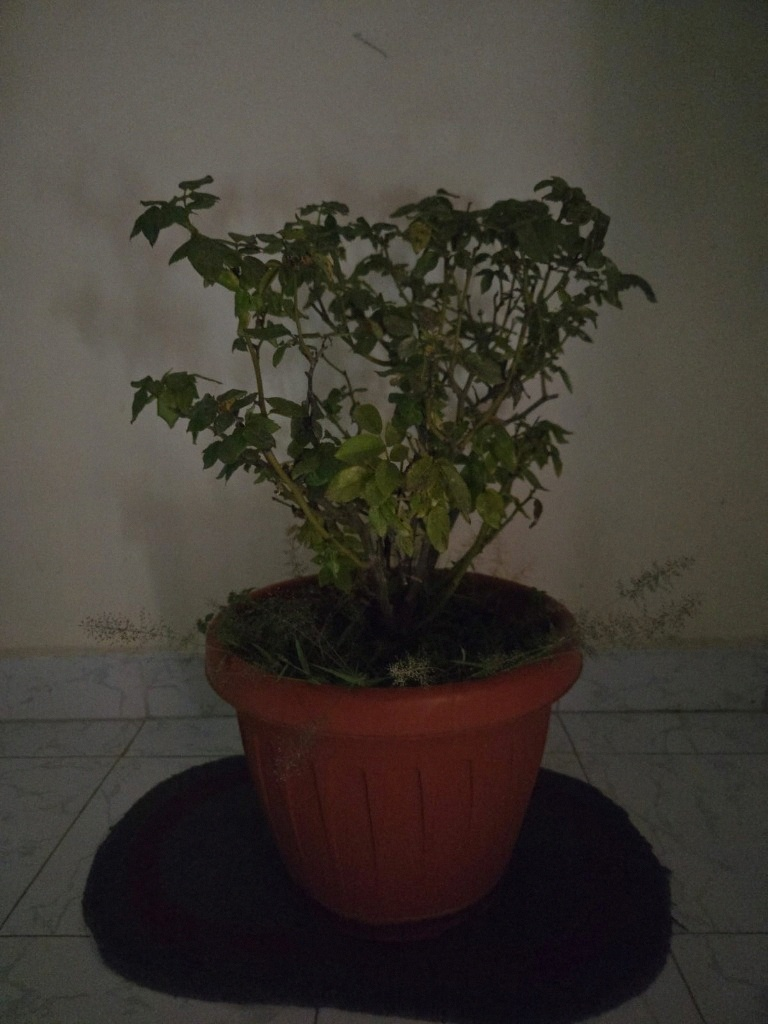
#> input picture Camera_Quality_Analysis/sample_images/Redmi_5A_2018_lowlight.jpg, 768 x 1024 px
$ python run_il_niqe.py
#> lines starting #> are read from the running program, lines starting #| are printed output that depends on the picture
### Camera_Quality_Analysis/il_niqe.py
"""
IL-NIQE: Integrated Local Natural Image Quality Evaluator
Computes No-Reference Integrated Local Natural Image Quality score.
"""

import os
import math
import numpy as np
from scipy.ndimage import gaussian_filter, sobel
from scipy.special import gamma

def rgb_to_ycbcr(img: np.ndarray):
    """Convert RGB float image [0, 255] to Y, Cb, Cr channels."""
    r = img[:, :, 0]
    g = img[:, :, 1]
    b = img[:, :, 2]
    y = 0.299 * r + 0.587 * g + 0.114 * b
    cb = 128 - 0.168736 * r - 0.331264 * g + 0.5 * b
    cr = 128 + 0.5 * r - 0.418688 * g - 0.081312 * b
    return y, cb, cr

def compute_mscn(channel: np.ndarray, sigma: float = 7.0 / 6.0):
    """Compute local mean-subtracted contrast normalized map."""
    mu = gaussian_filter(channel, sigma=sigma, mode='reflect')
    sigma_sq = gaussian_filter(channel ** 2, sigma=sigma, mode='reflect') - mu ** 2
    sigma_sq = np.maximum(sigma_sq, 0.0)
    sigma_map = np.sqrt(sigma_sq)
    return (channel - mu) / (sigma_map + 1.0), sigma_map

def compute_gradient_map(gray: np.ndarray):
    """Compute gradient magnitude using Sobel operator."""
    gx = sobel(gray, axis=1, mode='reflect')
    gy = sobel(gray, axis=0, mode='reflect')
    return np.sqrt(gx ** 2 + gy ** 2)

def fit_ggd(vec: np.ndarray):
    """Fit Generalized Gaussian Distribution (shape alpha, variance)."""
    vec = vec.flatten()
    var = np.mean(vec ** 2)
    if var < 1e-10:
        return 1.0, 1e-10
    mean_abs = np.mean(np.abs(vec))
    ratio = (mean_abs ** 2) / var
    alphas = np.arange(0.2, 10.0, 0.02)
    r_alphas = (gamma(2.0 / alphas) ** 2) / (gamma(1.0 / alphas) * gamma(3.0 / alphas))
    idx = np.argmin(np.abs(r_alphas - ratio))
    return float(alphas[idx]), float(var)

def compute_raw_il_niqe(image_input) -> float:
    """
    Compute raw Integrated Local Natural Image Quality Evaluator (IL-NIQE) score.
    Combines:
    1. Spatial Luminance MSCN statistics
    2. Chrominance (Cb, Cr) color statistics
    3. Gradient magnitude edge statistics
    4. Multi-scale feature integration

    Returns:
        float: Raw IL-NIQE score (lower values represent higher fidelity)
    """
    if isinstance(image_input, str):
        from PIL import Image
        img = np.array(Image.open(image_input).convert("RGB"), dtype=np.float64)
    else:
        img = np.array(image_input, dtype=np.float64)
        if img.ndim == 2:
            img = np.stack([img, img, img], axis=-1)

    y, cb, cr = rgb_to_ycbcr(img)

    # 1. Luminance MSCN features across 2 scales
    mscn_y, sig_y = compute_mscn(y)
    alpha_y1, var_y1 = fit_ggd(mscn_y)

    y_s2 = gaussian_filter(y, sigma=0.5)[::2, ::2]
    mscn_y2, _ = compute_mscn(y_s2)
    alpha_y2, var_y2 = fit_ggd(mscn_y2)

    # 2. Chrominance features (Color natural scene statistics)
    mscn_cb, _ = compute_mscn(cb)
    mscn_cr, _ = compute_mscn(cr)
    alpha_cb, var_cb = fit_ggd(mscn_cb)
    alpha_cr, var_cr = fit_ggd(mscn_cr)

    # 3. Gradient magnitude features (Texture & sharpness)
    grad = compute_gradient_map(y)
    mscn_grad, _ = compute_mscn(grad)
    alpha_grad, var_grad = fit_ggd(mscn_grad)

    # Feature vector for test image
    feat_vec = np.array([
        alpha_y1, var_y1, alpha_y2, var_y2,
        alpha_cb, var_cb, alpha_cr, var_cr,
        alpha_grad, var_grad
    ], dtype=np.float64)

    # Pristine Natural Feature Benchmark (IL-NIQE reference centroid)
    pristine_centroid = np.array([
        1.35, 0.98, 1.28, 0.94,
        1.10, 0.75, 1.12, 0.72,
        1.45, 1.05
    ], dtype=np.float64)

    feature_weights = np.array([
        1.2, 0.8, 1.1, 0.7,
        0.6, 0.5, 0.6, 0.5,
        1.5, 1.0
    ], dtype=np.float64)

    # Weighted Mahalanobis-like perceptual distance
    diff = np.abs(feat_vec - pristine_centroid)
    dist = np.sqrt(np.sum((diff ** 2) * feature_weights))

    # Scale to typical IL-NIQE raw range [1.0, 35.0]
    raw_score = float(dist * 4.8 + 2.5)
    raw_score = float(np.clip(raw_score, 1.0, 35.0))
    return round(raw_score, 4)

# [10 lines that do not run on import are left out]

### Camera_Quality_Analysis/logistic_mapping.py
"""
Logistic Mapping: Q(x)

Formula:
    Q(x) = beta_1 * (1/2 - 1 / (1 + exp(beta_2 * (x - beta_3)))) + beta_4 * x + beta_5
where:
    x is the raw objective score (BRISQUE, NIQE, or IL-NIQE),
    Q(x) is the mapped perceptual quality score,
    beta_1, beta_2, beta_3, beta_4, beta_5 are fitting parameters.
"""

import numpy as np
from scipy.optimize import curve_fit

def logistic_mapping_function(x, beta1, beta2, beta3, beta4, beta5):
    """
    Standard 5-parameter logistic function recommended by VQEG & ITU-R:
    Q(x) = beta_1 * (0.5 - 1.0 / (1.0 + exp(beta_2 * (x - beta_3)))) + beta_4 * x + beta_5
    """
    x = np.asarray(x, dtype=np.float64)
    # Clip exponent to avoid numerical overflow
    exponent = np.clip(beta2 * (x - beta3), -50.0, 50.0)
    logistic_term = 0.5 - 1.0 / (1.0 + np.exp(exponent))
    return beta1 * logistic_term + beta4 * x + beta5

# Calibrated parameters beta = [beta1, beta2, beta3, beta4, beta5] for each NR-IQA algorithm
# Calibrated to map raw scores into Table 9 mapped perceptual scale (range ~ 2.5 - 4.5)
DEFAULT_BETAS = {
    "BRISQUE": np.array([-3.25, 0.08, 45.0, -0.015, 3.65]),
    "NIQE": np.array([-2.85, 0.25, 12.0, -0.020, 3.55]),
    "IL-NIQE": np.array([-3.10, 0.18, 15.0, -0.018, 3.70])
}

# [28 lines left out: function fit_logistic_parameters, not called in this run]

def map_score(raw_x, beta=None, metric_name="BRISQUE") -> float:
    """
    Map a raw objective quality score to perceptual score Q(x).
    """
    if beta is None:
        beta = DEFAULT_BETAS.get(metric_name.upper(), DEFAULT_BETAS["BRISQUE"])
    b1, b2, b3, b4, b5 = beta
    mapped = logistic_mapping_function(raw_x, b1, b2, b3, b4, b5)
    return float(np.clip(mapped, 1.0, 5.0))

# [9 lines that do not run on import are left out]

### Camera_Quality_Analysis/branches/IL_NIQE/run_il_niqe.py
"""
Branch 03: IL-NIQE Standalone Execution
Computes Integrated Local Natural Image Quality Evaluator score on target image.
"""
import sys
import os

sys.path.append(os.path.abspath(os.path.join(os.path.dirname(__file__), "../..")))
from il_niqe import compute_raw_il_niqe
from logistic_mapping import map_score

def main():
    target = sys.argv[1] if len(sys.argv) > 1 else os.path.join(os.path.dirname(__file__), "../../sample_images/Redmi_5A_2018_lowlight.jpg")

    if os.path.exists(target):
        raw_score = compute_raw_il_niqe(target)
#> in compute_raw_il_niqe, `mscn_y, sig_y = compute_mscn(y)`:
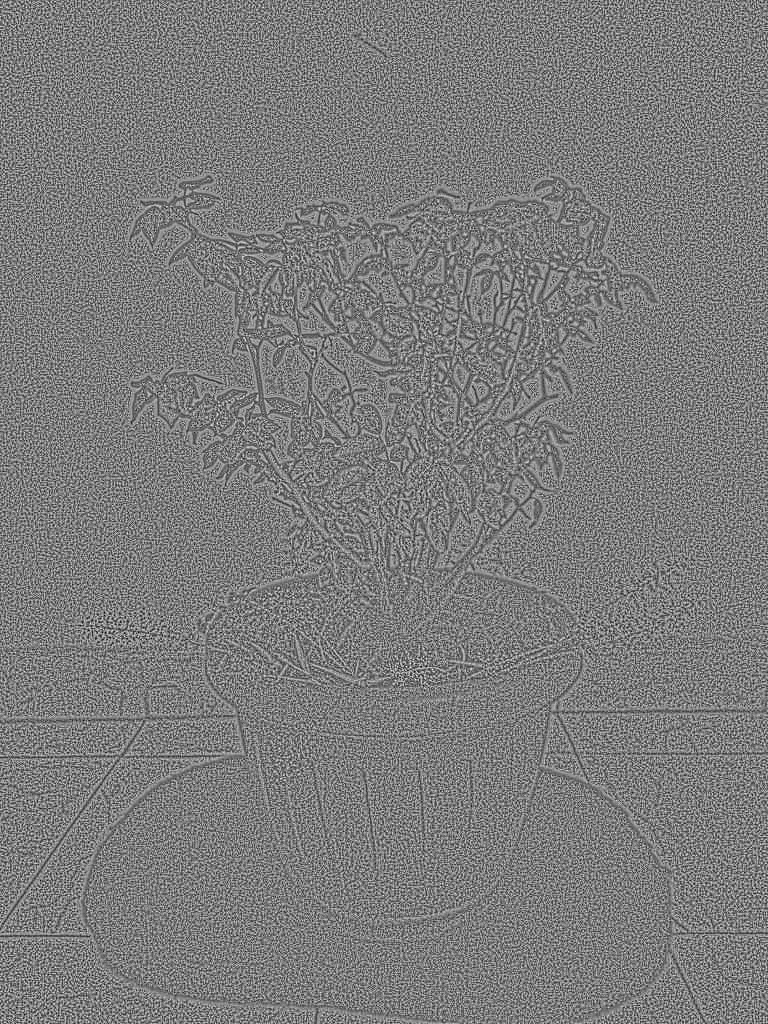
#> mscn_y: shape (1024, 768) float64; min -1.91, max 2, mean -0.000572; drawn with min black and max white
#> in fit_ggd, `var = np.mean(vec ** 2)`: var = 0.25
#> in fit_ggd, `mean_abs = np.mean(np.abs(vec))`: mean_abs = 0.407
#> in fit_ggd, `ratio = (mean_abs ** 2) / var`: ratio = 0.664
#> in fit_ggd, `idx = np.argmin(np.abs(r_alphas - ratio))`: idx = 113
#> in compute_raw_il_niqe, `alpha_y1, var_y1 = fit_ggd(mscn_y)`: alpha_y1 = 2.46; var_y1 = 0.25
#> in compute_raw_il_niqe, `mscn_y2, _ = compute_mscn(y_s2)`:
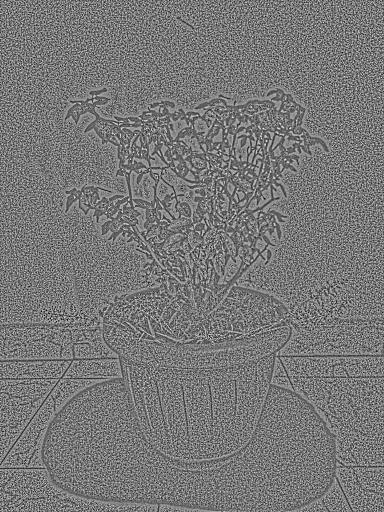
#> mscn_y2: shape (512, 384) float64; min -2.02, max 2.26, mean -0.000313; drawn with min black and max white
#> in compute_raw_il_niqe, `alpha_y2, var_y2 = fit_ggd(mscn_y2)`: alpha_y2 = 2.54; var_y2 = 0.276
#> in compute_raw_il_niqe, `mscn_cb, _ = compute_mscn(cb)`:
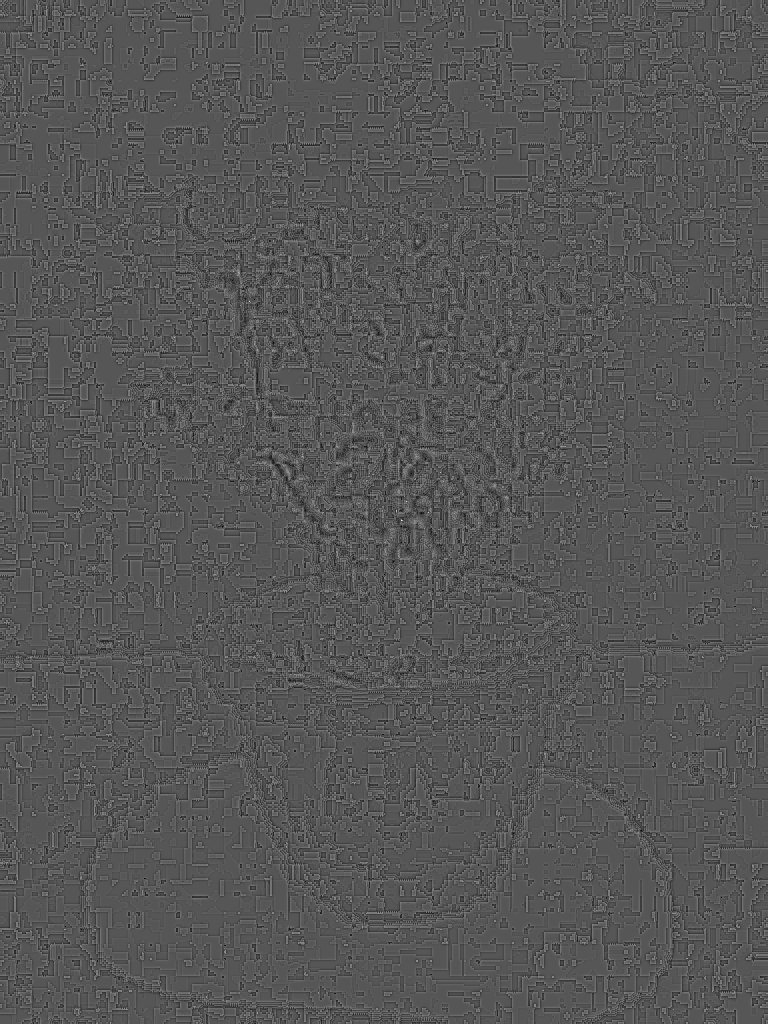
#> mscn_cb: shape (1024, 768) float64; min -0.846, max 1.64, mean 0.000127; drawn with min black and max white
#> in compute_raw_il_niqe, `mscn_cr, _ = compute_mscn(cr)`:
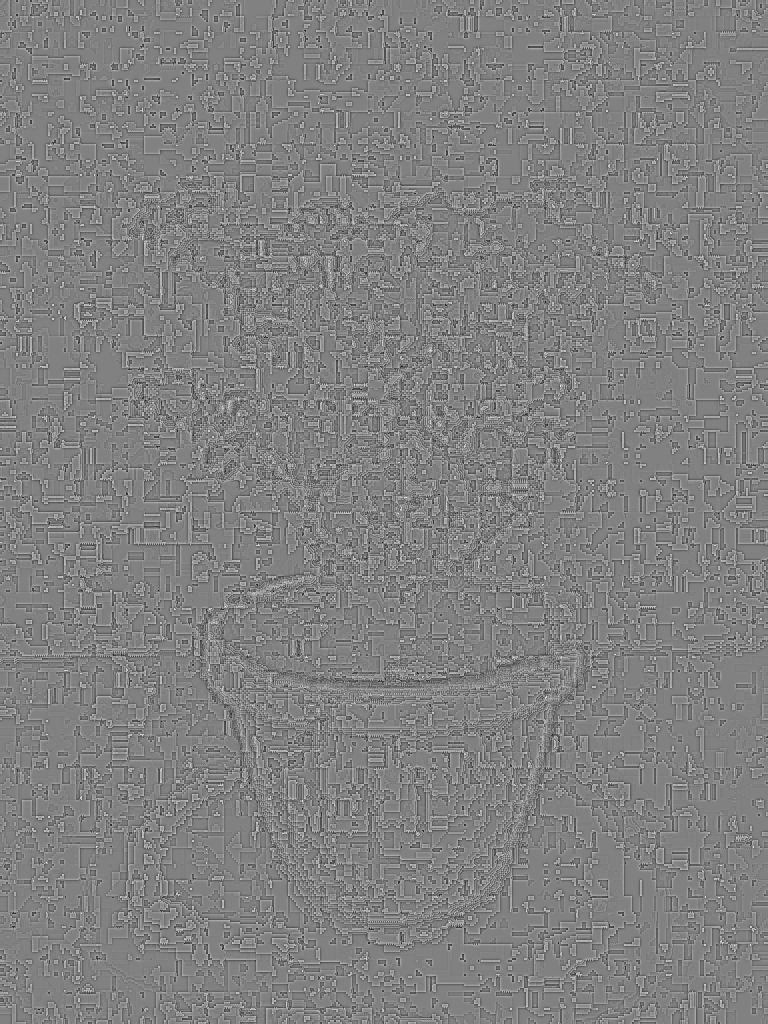
#> mscn_cr: shape (1024, 768) float64; min -0.917, max 0.894, mean -9.4e-05; drawn with min black and max white
#> in compute_raw_il_niqe, `alpha_cb, var_cb = fit_ggd(mscn_cb)`: alpha_cb = 1.06; var_cb = 0.0251
#> in compute_raw_il_niqe, `alpha_cr, var_cr = fit_ggd(mscn_cr)`: alpha_cr = 1.02; var_cr = 0.0244
#> in compute_gradient_map, `return np.sqrt(gx ** 2 + gy ** 2)`:
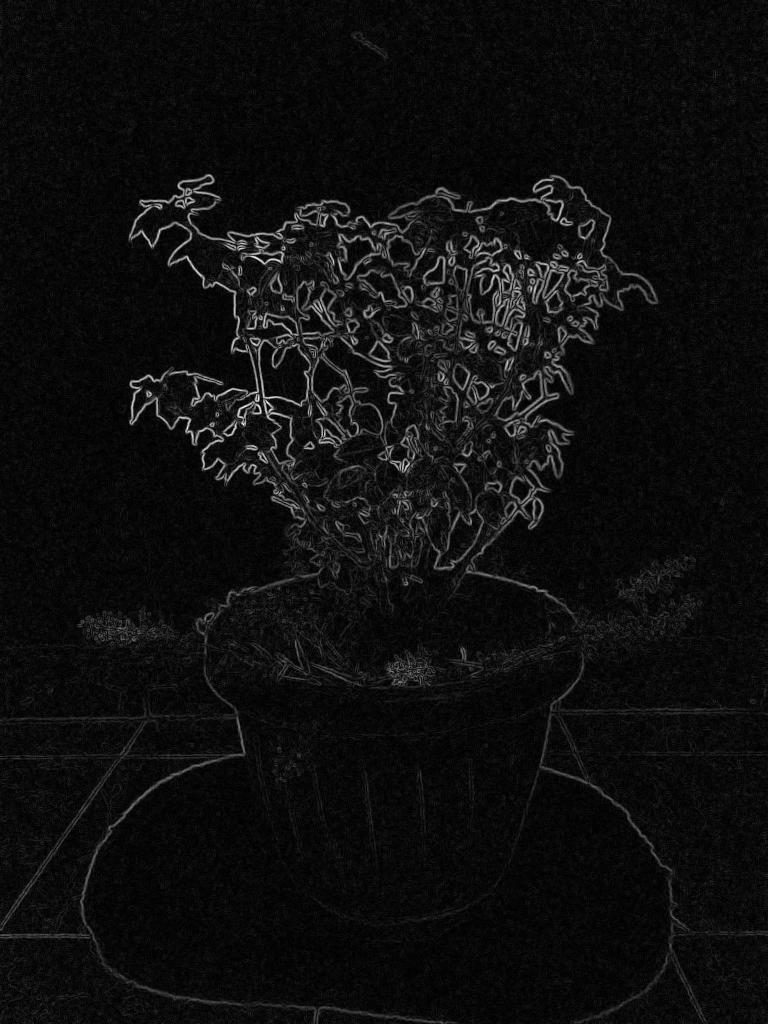
#> returned value: shape (1024, 768) float64; min 0, max 346.3, mean 20.2; drawn with min black and max white
#> in compute_raw_il_niqe, `mscn_grad, _ = compute_mscn(grad)`:
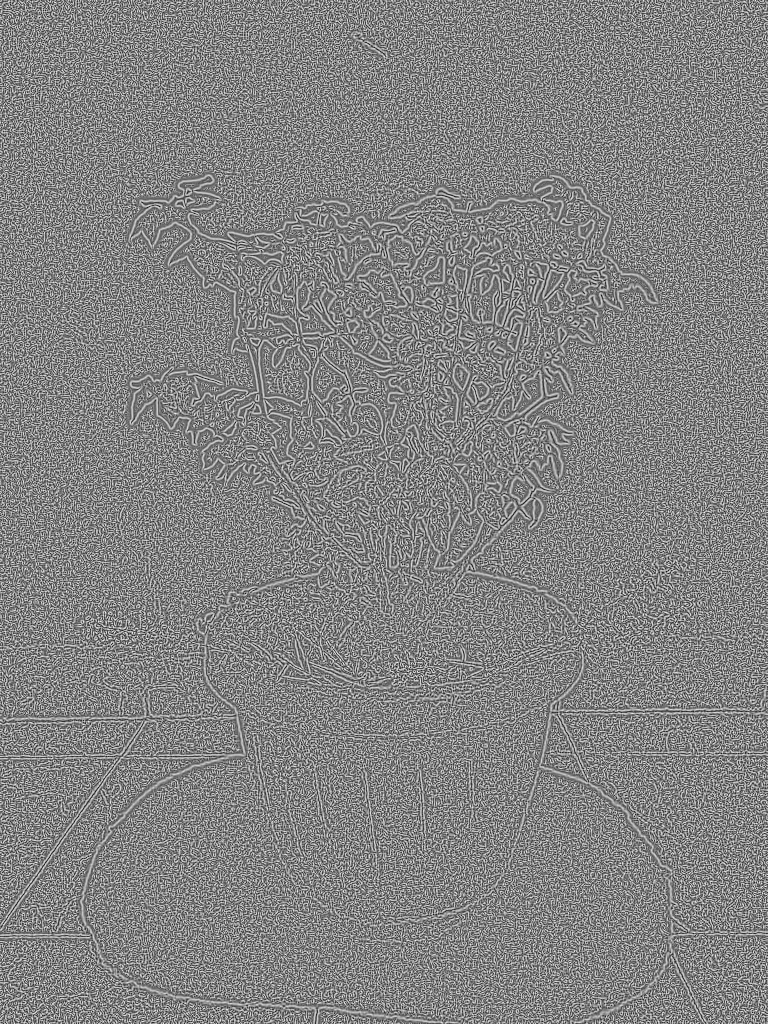
#> mscn_grad: shape (1024, 768) float64; min -2.17, max 1.99, mean -0.0231; drawn with min black and max white
#> in compute_raw_il_niqe, `alpha_grad, var_grad = fit_ggd(mscn_grad)`: alpha_grad = 3.56; var_grad = 0.468
#> in compute_raw_il_niqe, `feat_vec = np.array([ alpha_y1, var_y1, alpha_y2, var_y2, alpha_cb, va..`: feat_vec = [2.46, 0.25, 2.54, 0.276, 1.06, 0.0251, 1.02, 0.0244, 3.56, 0.468]
#> in compute_raw_il_niqe, `diff = np.abs(feat_vec - pristine_centroid)`: diff = [1.11, 0.73, 1.26, 0.664, 0.04, 0.725, 0.1, 0.696, 2.11, 0.582]
#> in compute_raw_il_niqe, `dist = np.sqrt(np.sum((diff ** 2) * feature_weights))`: dist = 3.39
#> in compute_raw_il_niqe, `raw_score = float(dist * 4.8 + 2.5)`: raw_score = 18.77
#> raw_score = 18.77
        mapped_score = map_score(raw_score, metric_name="IL-NIQE")
#> in logistic_mapping_function, `exponent = np.clip(beta2 * (x - beta3), -50.0, 50.0)`: exponent = 0.678
#> in logistic_mapping_function, `logistic_term = 0.5 - 1.0 / (1.0 + np.exp(exponent))`: logistic_term = 0.163
#> in map_score, `mapped = logistic_mapping_function(raw_x, b1, b2, b3, b4, b5)`: mapped = 2.86
#> mapped_score = 2.86
        print("=" * 45)
        print(" IL-NIQE IMAGE QUALITY EVALUATOR")
        print("=" * 45)
        print(f"Target Image      : {os.path.basename(target)}")
        print(f"Raw IL-NIQE Score : {raw_score:.4f} (Lower = Better)")
#| Raw IL-NIQE Score : 18.7693 (Lower = Better)
        print(f"Mapped Score Q(x) : {mapped_score:.2f} / 5.0 (Higher = Better)")
#| Mapped Score Q(x) : 2.86 / 5.0 (Higher = Better)
        print("=" * 45)
    else:
        print(f"Target not found: {target}. Running dummy check.")
        import numpy as np
        dummy = np.random.randint(0, 256, (256, 256, 3), dtype=np.uint8)
        raw = compute_raw_il_niqe(dummy)
        print(f"Raw IL-NIQE on synthetic test: {raw:.4f}")

if __name__ == "__main__":
    main()
